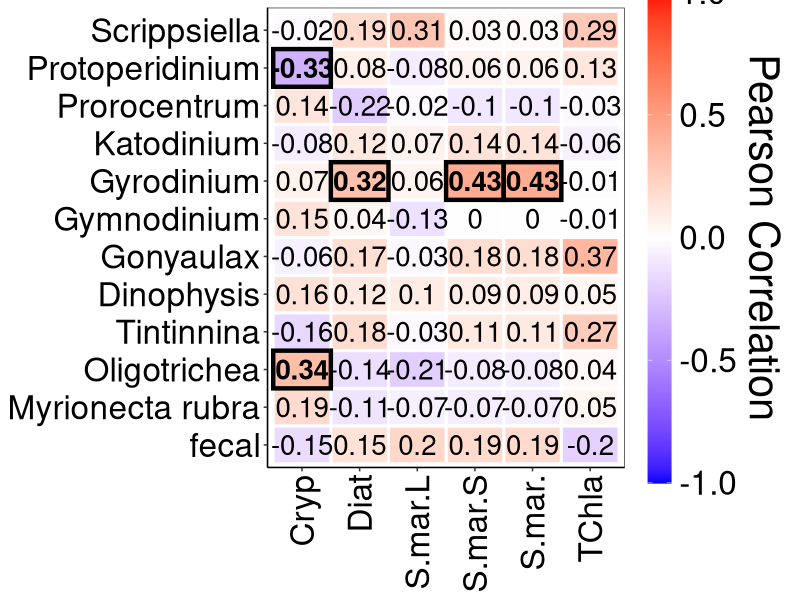
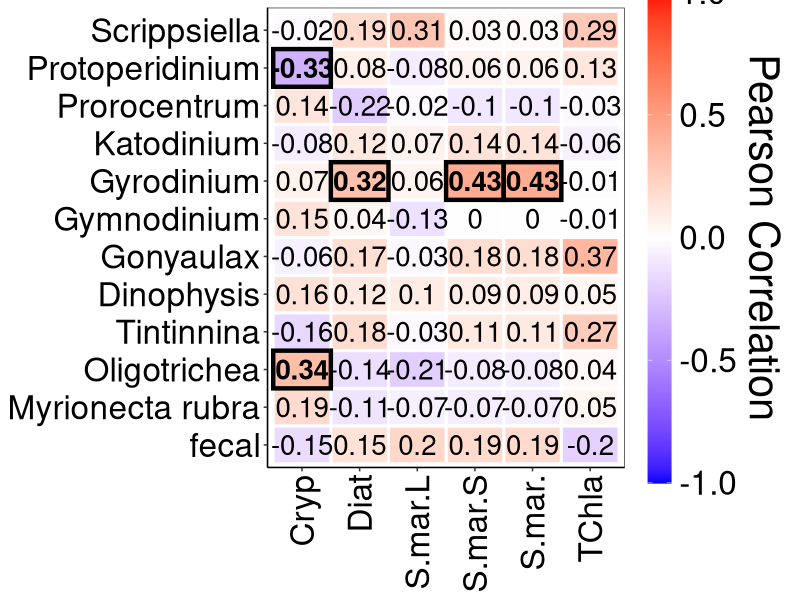

Generate these figures, in order, with R:
## ---- chunk 1
library(tidyverse)
library(readxl)
library(here)
library(patchwork)
library(RColorBrewer)
library(ggpubr)
library(broom)
## ---- chunk 2
#Upload data from my master data standardization sheet
micro <- read_csv(here("outputs", "micro_master_2021-10-18.csv")) 

#Uploading chl data that has been converted to TChla
chl <- read_csv(here("outputs", "chl_hplc_merged.csv"))

#Uploading size separated S.marinoi counts.
sm_size <- read_csv(here("outputs", "s_mar_size.csv"))

fec <- read_csv(here("outputs", "fecal_master_2022-03-16_het.csv"))
## ---- chunk 3
#Remove QU39
micro <- micro %>% 
  filter(!site_id == "QU39")
## ---- chunk 4

#Careful here - removing original s.marinoi counts and replacing with size separated counts. Ensure that the outputs are comparable.
micro <- micro %>% 
  filter(!scientificName == "Skeletonema marinoi")

micro <- rbind(micro, sm_size)

## ---- chunk 5
#Dinoflagellate species known to feed on diatoms
#Gonyaulax (skeletonema)
#Gymnodinium (skel + chain diatoms)
#Gyrodinium (diatom chains)
#Prorocentrum(skel)
#Protoperidinium (medium to large diatoms and dinoflagellates - 30-80%)
#Scrippsiella trochoideas (Skel)
#Oligotrichea (ciliate)
#Myrionecta rubra (cryptophytes)
#Dinophysis (Cryptophytes)
#Tintinnina (Ciliate)
#Fecal

#Things to correlate against 
#TChla
#S.mar (small)
#S.mar (large)
#S.mar (total)
#diatom abundance 
#Cryptophyte abundance

#First do the summarizing and filtering for each grouping I want correlated against.
s_sum <- micro %>% 
  filter(scientificName == "Skeletonema marinoi small" | 
           scientificName == "Skeletonema marinoi small") %>% 
  group_by(date, site_id) %>% 
  summarise(exp_count = sum(species_sum)) %>% 
  ungroup() %>% 
  mutate(scientificName = "Skeletonema marinoi sum") %>% 
  relocate(scientificName, .before = exp_count)

s_small <- micro %>% 
  filter(scientificName == "Skeletonema marinoi small") %>%
  select(date, site_id, scientificName, exp_count = species_sum)

s_large <- micro %>% 
  filter(scientificName == "Skeletonema marinoi large") %>%
  select(date, site_id, scientificName, exp_count = species_sum)

d_sum <- micro %>% 
  filter(group == "Bacillariophyta") %>% 
  group_by(date, site_id) %>% 
  summarise(exp_count = sum(species_sum)) %>% 
  ungroup() %>% 
  mutate(scientificName = "Diatom sum") %>% 
  relocate(scientificName, .before = exp_count)

c_sum <- micro %>% 
  filter(group == "Cryptophyta") %>% 
  group_by(date, site_id) %>% 
  summarise(exp_count = sum(species_sum)) %>% 
  ungroup() %>% 
  mutate(scientificName = "crypto sum") %>% 
  relocate(scientificName, .before = exp_count)

chl_corr <- chl %>% 
  select(date, site_id, exp_count = chl) %>% 
  mutate(scientificName = "TChla") %>% 
  relocate(scientificName, .before = exp_count)

cor_exp <- rbind(s_sum, s_small, s_large, d_sum, c_sum, chl_corr)

cor_het <- micro %>% 
  filter(genus == "Gonyaulax" |
           genus == "Gymnodinium" |
           genus == "Gyrodinium" |
           genus == "Prorocentrum" |
           genus == "Protoperidinium" |
           genus == "Scrippsiella" |
           genus == "Dinophysis" |
           genus == "Katodinium") %>% 
  group_by(date, site_id, genus) %>% 
  summarise(het_count = sum(species_sum)) %>% 
  select(date, site_id, name = genus, het_count)



cor_het2 <- micro %>%
  filter(group == "Ciliophora") %>% 
  select(date, month_surv, site_id, name = scientificName, het_count = species_sum)

cor_het3 <- rbind(cor_het, cor_het2)
           
fec_merge <- fec %>%
  filter(!site_id == "QU39") %>% 
  mutate(name = "fecal") %>% 
  select(date, month_surv, site_id, name, het_count = fecal)

cor_het4 <- rbind(cor_het3, fec_merge)

data <- cor_het4 %>% 
  left_join(cor_exp)

data_nest <- data %>% 
  group_by(name, scientificName) %>%
  nest()

head(data_nest)

str(head(slice(data_nest, 1)))

cor_fun <- function(df) cor.test(df$het_count,
                                 df$exp_count,
                                 method = "pearson") %>% tidy()

data_nest <- mutate(data_nest, model = map(data, cor_fun))

corr_pr <- select(data_nest, -data) %>% unnest()

corr_pr

corr_pr <- mutate(corr_pr, sig = ifelse(p.value < 0.05, "Sig.", "Non Sig."))
## ---- chunk 6
#Order locations from fjord to shelf
het_loc <- c("fecal",
               "Myrionecta rubra",
               "Oligotrichea",
               "Tintinnina",
               "Dinophysis",
               "Gonyaulax",
               "Gymnodinium",
               "Gyrodinium",
               "Katodinium",
               "Prorocentrum",
               "Protoperidinium",
               "Scrippsiella")

#Chemtax - Specify order of phyto groups for figures
corr_pr <- arrange(mutate(corr_pr,
                         name = factor(name, levels = het_loc)))

## ---- chunk 7
ggplot()+
  geom_tile(data = corr_pr,
            aes(scientificName, name, fill = estimate),
            size = 1,
            colour = "white")+
  geom_tile(data = filter(corr_pr, sig == "Sig."),
            aes(scientificName, name),
            size = 1.5,
            colour = "black",
            fill = "transparent") +
  geom_text(data = corr_pr,
            aes(scientificName, name, label = round(estimate, 2), 
                fontface = ifelse(sig == "Sig.", "bold", "plain")),
            size = 7) +
  scale_x_discrete(labels = c("crypto sum" = "Cryp", 
                              "Diatom sum" = "Diat",
                              "Skeletonema marinoi large" = "S.mar.L",
                              "Skeletonema marinoi small" = "S.mar.S",
                              "Skeletonema marinoi sum" = "S.mar.")) +
  scale_fill_gradient2(low = "blue", high = "red", mid = "white", 
                       midpoint = 0, limit = c(-1 , 1), space = "Lab", 
                       name = "Pearson Correlation") +
  theme_bw() +
  theme(text = element_text(size = 30),
        axis.title.x = element_blank(),
        strip.background = element_blank(),
        strip.text.y = element_blank(),
        axis.text.x = element_text(angle = 90, vjust = 0.5, hjust = 1),
        axis.title.y = element_blank(),
        axis.text = element_text(colour = "black"),
        panel.grid.major = element_blank(),
        panel.grid.minor = element_blank(),
        panel.background = element_blank(),
        # legend.position = c(0.03, 0.30),
        legend.direction = "vertical",
        axis.line = element_line(colour = "black"),
        legend.background = element_blank(),
        legend.key.height = unit(2.5, "cm"),
        legend.title = element_text(size = 30, angle = -90),
        legend.title.align = 0.5) +
        guides(fill = guide_colourbar(title.position = "right")) 

ggsave(here("figures_good", "correlations_heterotrophs_pearson_katodinium.png"),
       width = 12, height = 12, dpi = 300)

# https://dominicroye.github.io/en/2019/tidy-correlation-tests-in-r/
